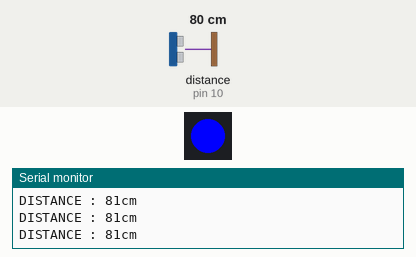
Recording of a sketch running on a simulated Arduino Uno, built with avr-gcc and run on an emulated ATmega328P. On the bench: 1 RGB LEDs in strip order, left to right, the last lines printed to the serial monitor. The inputs (shaded band) are chosen by the test bench; at power-on: distance to the obstacle (sensor on pin 10) 80 cm. The echo pulse lasts 58.3 µs per cm.

Above: at 1.2 s.
1.3 s: distance to the obstacle (sensor on pin 10) set to 195 cm
4.3 s: distance to the obstacle (sensor on pin 10) set to 206 cm
At 5.5 s:
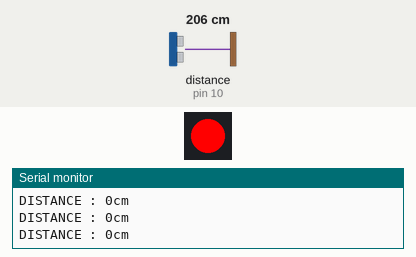
5.8 s: distance to the obstacle (sensor on pin 10) set to 120 cm
At 6.4 s:
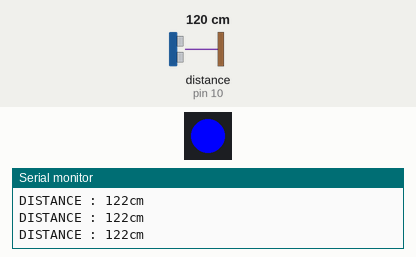
7.3 s: distance to the obstacle (sensor on pin 10) set to 2 cm
At 7.8 s:
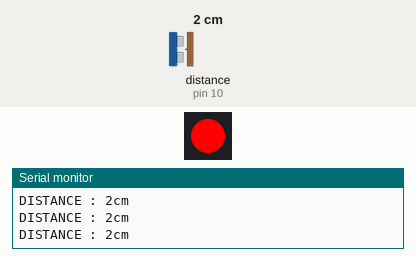
Timing chart, 0 to 9.8 s (numbered marks = the images above; inputs shaded):
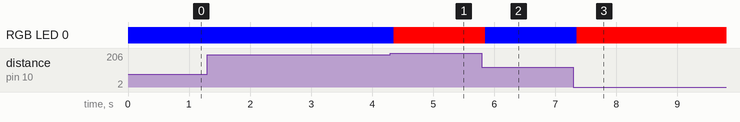

The sketch:

sonar.rgb.ino
```cpp
#include <Adafruit_NeoPixel.h>

#include <Adafruit_NeoPixel.h>
#include <NewPing.h>
#define MAX_DISTANCE 200
#define MAX_DISTANCE_OBJECT 50
#define TRIGGER_PIN 9
#define ECHO_PIN 10
#define PIN 8
Adafruit_NeoPixel strip = Adafruit_NeoPixel(1, PIN, NEO_GRB + NEO_KHZ800);
NewPing sonar(TRIGGER_PIN,ECHO_PIN,MAX_DISTANCE);
void setup()
{
  Serial.begin(9200);
  strip.begin();
  strip.show();
}
void loop()
{
unsigned int PING = sonar.ping_cm();
Serial.println ("DISTANCE : " + String(PING) + "cm");
if ( PING <  MAX_DISTANCE_OBJECT )
{
  strip.setPixelColor(0,255,0,0);
  strip.show();
  delay(50);
}
else
{
  strip.setPixelColor(0,0,0,255);
  strip.show();
  delay(50);
}
}
```

Measured:
- the behaviour switches between 200 and 201 cm on distance to the obstacle (sensor on pin 10) (found by bisection; images 0 and 1)
- after the input at 4.3 s, RGB LED 0: RGB(0, 0, 255) → RGB(255, 0, 0) after 0.06 s
- after the input at 5.8 s, RGB LED 0: RGB(255, 0, 0) → RGB(0, 0, 255) after 0.05 s
- after the input at 7.3 s, RGB LED 0: RGB(0, 0, 255) → RGB(255, 0, 0) after 0.06 s
